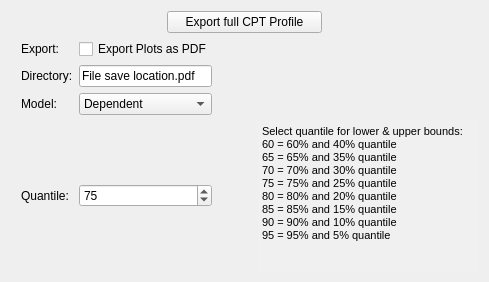
      <widget class="QWidget" name="tab_2">
       <attribute name="title">
        <string>CPT Profile</string>
       </attribute>
       <layout class="QGridLayout" name="gridLayout_3">
        <item row="1" column="0">
         <layout class="QGridLayout" name="gridLayout_4">
          <property name="sizeConstraint">
           <enum>QLayout::SetDefaultConstraint</enum>
          </property>
          <item row="3" column="0">
           <spacer name="horizontalSpacer_10">
            <property name="orientation">
             <enum>Qt::Horizontal</enum>
            </property>
            <property name="sizeType">
             <enum>QSizePolicy::Maximum</enum>
            </property>
            <property name="sizeHint" stdset="0">
             <size>
              <width>10</width>
              <height>20</height>
             </size>
            </property>
           </spacer>
          </item>
          <item row="4" column="0">
           <spacer name="horizontalSpacer_13">
            <property name="orientation">
             <enum>Qt::Horizontal</enum>
            </property>
            <property name="sizeType">
             <enum>QSizePolicy::Maximum</enum>
            </property>
            <property name="sizeHint" stdset="0">
             <size>
              <width>10</width>
              <height>20</height>
             </size>
            </property>
           </spacer>
          </item>
          <item row="4" column="4">
           <widget class="QTextEdit" name="quant_desc">
            <property name="sizePolicy">
             <sizepolicy hsizetype="Expanding" vsizetype="Expanding">
              <horstretch>0</horstretch>
              <verstretch>0</verstretch>
             </sizepolicy>
            </property>
            <property name="minimumSize">
             <size>
              <width>0</width>
              <height>0</height>
             </size>
            </property>
            <property name="maximumSize">
             <size>
              <width>220</width>
              <height>150</height>
             </size>
            </property>
            <property name="styleSheet">
             <string notr="true">QTextEdit {
    background: #f0f0f0;
	border: 0;
}</string>
            </property>
            <property name="html">
             <string>&lt;!DOCTYPE HTML PUBLIC &quot;-//W3C//DTD HTML 4.0//EN&quot; &quot;http://www.w3.org/TR/REC-html40/strict.dtd&quot;&gt;
&lt;html&gt;&lt;head&gt;&lt;meta name=&quot;qrichtext&quot; content=&quot;1&quot; /&gt;&lt;style type=&quot;text/css&quot;&gt;
p, li { white-space: pre-wrap; }
&lt;/style&gt;&lt;/head&gt;&lt;body style=&quot; font-family:'MS Shell Dlg 2'; font-size:8.25pt; font-weight:400; font-style:normal;&quot;&gt;
&lt;p style=&quot; margin-top:0px; margin-bottom:0px; margin-left:0px; margin-right:0px; -qt-block-indent:0; text-indent:0px;&quot;&gt;&lt;span style=&quot; font-size:8pt;&quot;&gt;Select quantile for lower &amp;amp; upper bounds:&lt;/span&gt;&lt;/p&gt;
&lt;p style=&quot; margin-top:0px; margin-bottom:0px; margin-left:0px; margin-right:0px; -qt-block-indent:0; text-indent:0px;&quot;&gt;&lt;span style=&quot; font-size:8pt;&quot;&gt;60 = 60% and 40% quantile&lt;/span&gt;&lt;/p&gt;
&lt;p style=&quot; margin-top:0px; margin-bottom:0px; margin-left:0px; margin-right:0px; -qt-block-indent:0; text-indent:0px;&quot;&gt;&lt;span style=&quot; font-size:8pt;&quot;&gt;65 = 65% and 35% quantile&lt;/span&gt;&lt;/p&gt;
&lt;p style=&quot; margin-top:0px; margin-bottom:0px; margin-left:0px; margin-right:0px; -qt-block-indent:0; text-indent:0px;&quot;&gt;&lt;span style=&quot; font-size:8pt;&quot;&gt;70 = 70% and 30% quantile&lt;/span&gt;&lt;/p&gt;
&lt;p style=&quot; margin-top:0px; margin-bottom:0px; margin-left:0px; margin-right:0px; -qt-block-indent:0; text-indent:0px;&quot;&gt;&lt;span style=&quot; font-size:8pt;&quot;&gt;75 = 75% and 25% quantile&lt;/span&gt;&lt;/p&gt;
&lt;p style=&quot; margin-top:0px; margin-bottom:0px; margin-left:0px; margin-right:0px; -qt-block-indent:0; text-indent:0px;&quot;&gt;&lt;span style=&quot; font-size:8pt;&quot;&gt;80 = 80% and 20% quantile&lt;/span&gt;&lt;/p&gt;
&lt;p style=&quot; margin-top:0px; margin-bottom:0px; margin-left:0px; margin-right:0px; -qt-block-indent:0; text-indent:0px;&quot;&gt;&lt;span style=&quot; font-size:8pt;&quot;&gt;85 = 85% and 15% quantile&lt;/span&gt;&lt;/p&gt;
&lt;p style=&quot; margin-top:0px; margin-bottom:0px; margin-left:0px; margin-right:0px; -qt-block-indent:0; text-indent:0px;&quot;&gt;&lt;span style=&quot; font-size:8pt;&quot;&gt;90 = 90% and 10% quantile&lt;/span&gt;&lt;/p&gt;
&lt;p style=&quot; margin-top:0px; margin-bottom:0px; margin-left:0px; margin-right:0px; -qt-block-indent:0; text-indent:0px;&quot;&gt;&lt;span style=&quot; font-size:8pt;&quot;&gt;95 = 95% and 5% quantile&lt;/span&gt;&lt;/p&gt;&lt;/body&gt;&lt;/html&gt;</string>
            </property>
           </widget>
          </item>
          <item row="4" column="2">
           <widget class="QSpinBox" name="quant_box">
            <property name="minimum">
             <number>60</number>
            </property>
            <property name="maximum">
             <number>95</number>
            </property>
            <property name="singleStep">
             <number>5</number>
            </property>
            <property name="value">
             <number>75</number>
            </property>
           </widget>
          </item>
          <item row="3" column="2">
           <widget class="QComboBox" name="model_box">
            <item>
             <property name="text">
              <string>Dependent</string>
             </property>
            </item>
            <item>
             <property name="text">
              <string>Independent</string>
             </property>
            </item>
            <item>
             <property name="text">
              <string>Automatic</string>
             </property>
            </item>
           </widget>
          </item>
          <item row="0" column="4">
           <spacer name="horizontalSpacer_5">
            <property name="orientation">
             <enum>Qt::Horizontal</enum>
            </property>
            <property name="sizeHint" stdset="0">
             <size>
              <width>40</width>
              <height>20</height>
             </size>
            </property>
           </spacer>
          </item>
          <item row="0" column="2">
           <widget class="QCheckBox" name="pdf_box">
            <property name="text">
             <string>Export Plots as PDF</string>
            </property>
           </widget>
          </item>
          <item row="1" column="4">
           <spacer name="horizontalSpacer_6">
            <property name="orientation">
             <enum>Qt::Horizontal</enum>
            </property>
            <property name="sizeHint" stdset="0">
             <size>
              <width>40</width>
              <height>20</height>
             </size>
            </property>
           </spacer>
          </item>
          <item row="3" column="1">
           <widget class="QLabel" name="modellabel">
            <property name="text">
             <string>Model:</string>
            </property>
           </widget>
          </item>
          <item row="4" column="1">
           <widget class="QLabel" name="quantlabel">
            <property name="text">
             <string>Quantile:</string>
            </property>
           </widget>
          </item>
          <item row="3" column="4">
           <spacer name="horizontalSpacer_7">
            <property name="orientation">
             <enum>Qt::Horizontal</enum>
            </property>
            <property name="sizeHint" stdset="0">
             <size>
              <width>40</width>
              <height>20</height>
             </size>
            </property>
           </spacer>
          </item>
          <item row="4" column="3">
           <spacer name="horizontalSpacer_14">
            <property name="orientation">
             <enum>Qt::Horizontal</enum>
            </property>
            <property name="sizeType">
             <enum>QSizePolicy::Maximum</enum>
            </property>
            <property name="sizeHint" stdset="0">
             <size>
              <width>40</width>
              <height>20</height>
             </size>
            </property>
           </spacer>
          </item>
          <item row="1" column="1">
           <widget class="QLabel" name="dirlabel">
            <property name="text">
             <string>Directory:</string>
            </property>
           </widget>
          </item>
          <item row="0" column="1">
           <widget class="QLabel" name="pdflabel">
            <property name="text">
             <string>Export:</string>
            </property>
           </widget>
          </item>
          <item row="1" column="0">
           <spacer name="horizontalSpacer_9">
            <property name="orientation">
             <enum>Qt::Horizontal</enum>
            </property>
            <property name="sizeType">
             <enum>QSizePolicy::Maximum</enum>
            </property>
            <property name="sizeHint" stdset="0">
             <size>
              <width>10</width>
              <height>20</height>
             </size>
            </property>
           </spacer>
          </item>
          <item row="0" column="0">
           <spacer name="horizontalSpacer_8">
            <property name="orientation">
             <enum>Qt::Horizontal</enum>
            </property>
            <property name="sizeType">
             <enum>QSizePolicy::Maximum</enum>
            </property>
            <property name="sizeHint" stdset="0">
             <size>
              <width>10</width>
              <height>20</height>
             </size>
            </property>
           </spacer>
          </item>
          <item row="1" column="2">
           <widget class="QLineEdit" name="dir_box">
            <property name="text">
             <string>File save location.pdf</string>
            </property>
           </widget>
          </item>
         </layout>
        </item>
        <item row="0" column="0">
         <layout class="QVBoxLayout" name="verticalLayout">
          <item>
           <layout class="QHBoxLayout" name="horizontalLayout_17">
            <item>
             <spacer name="horizontalSpacer_3">
              <property name="orientation">
               <enum>Qt::Horizontal</enum>
              </property>
              <property name="sizeHint" stdset="0">
               <size>
                <width>40</width>
                <height>20</height>
               </size>
              </property>
             </spacer>
            </item>
            <item>
             <widget class="QPushButton" name="full_export">
              <property name="sizePolicy">
               <sizepolicy hsizetype="MinimumExpanding" vsizetype="Fixed">
                <horstretch>0</horstretch>
                <verstretch>0</verstretch>
               </sizepolicy>
              </property>
              <property name="text">
               <string>Export full CPT Profile</string>
              </property>
             </widget>
            </item>
            <item>
             <spacer name="horizontalSpacer_4">
              <property name="orientation">
               <enum>Qt::Horizontal</enum>
              </property>
              <property name="sizeHint" stdset="0">
               <size>
                <width>40</width>
                <height>20</height>
               </size>
              </property>
             </spacer>
            </item>
           </layout>
          </item>
         </layout>
        </item>
       </layout>
      </widget>
